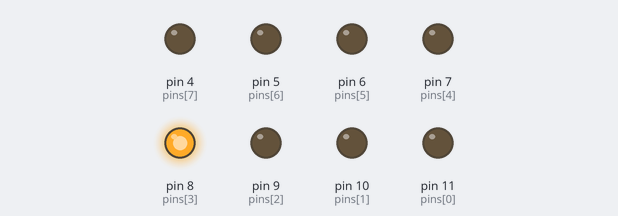
The sketch below on a simulated Arduino Uno, built with avr-gcc and run on an emulated ATmega328P. On the bench: output pins drawn as LEDs (lit = HIGH).

Above: at 2.05 s.
At 2.45 s:
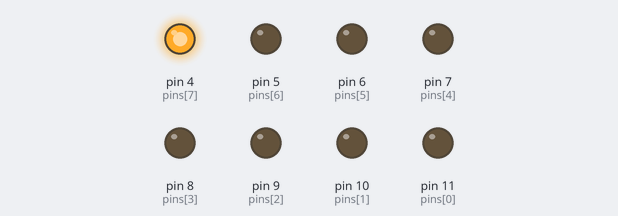
At 2.75 s:
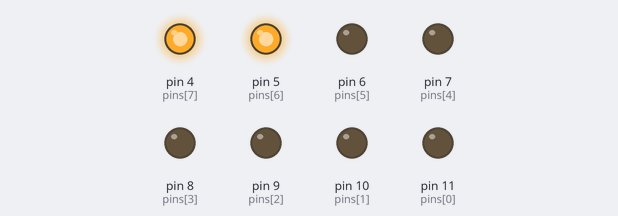
At 3.55 s:
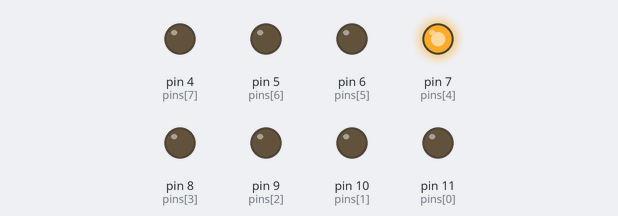
At 4.35 s:
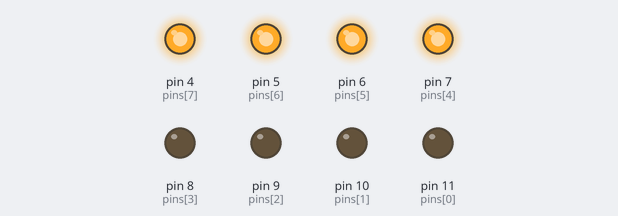
At 5.15 s:
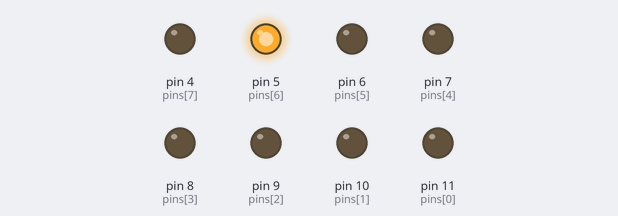
Timing chart, 0 to 5.5 s (numbered marks = the images above):
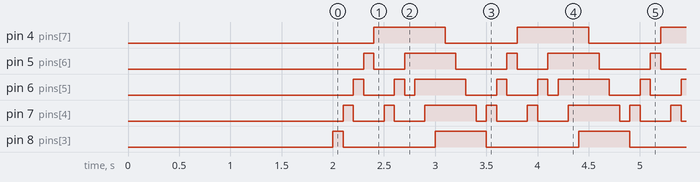

Measured:
- by itself, pin 4 (pins[7]): alternates HIGH for 0.70 s and LOW for 0.70 s
- by itself, pin 5 (pins[6]): repeats every 1.4 s: LOW 0.30 s, HIGH 0.50 s, LOW 0.50 s, HIGH 0.10 s
- by itself, pin 6 (pins[5]): repeats every 1.4 s: LOW 0.30 s, HIGH 0.10 s, LOW 0.10 s, HIGH 0.50 s, LOW 0.30 s, HIGH 0.10 s
- by itself, pin 7 (pins[4]): repeats every 1.4 s: LOW 0.30 s, HIGH 0.10 s, LOW 0.30 s, HIGH 0.50 s, LOW 0.10 s, HIGH 0.10 s
- by itself, pin 8 (pins[3]): repeats every 1.4 s: LOW 0.90 s, HIGH 0.50 s

The sketch:

JS-1-9.ino
```cpp
/*
 * js-1-9
 *
 * functions and setting LED's via binary strings

"fill up pattern"
};
 */

int pins[8] = {11,10,9,8,7,6,5,4};


void setpins( int number ) {

int bits = 128;


for (int i=0; i<8; i++) {

  if (bits & number) {
                       pinMode(pins[i],OUTPUT);
  }
  else {
         pinMode(pins[i],INPUT);
  }

                        } // end of for loop

}

void pattern(int number) {

int bits = 128;


for (int i=0; i<8; i++) {

  if (bits & number) {
                       digitalWrite(pins[i],HIGH);
  }
  else {
         digitalWrite(pins[i],LOW);
  }

  bits = bits >>1;

}

}


void setup() {

Serial.begin(9600);
delay(2000);

setpins(B11111111);

}


void loop() {

  int leds[] =
{
B00010000,
B00001000,
B00000100,
B00000010,
B00000001,
B00001001,
B00000101,
B00000011,
B00000111,
B00001111,
B00011111,

B00011110,
B00011100,
B00011000

};

for (int j=0; j< sizeof(leds)/sizeof(int); j++) {
  pattern( leds[j] );
  delay(100);
}

}
```
